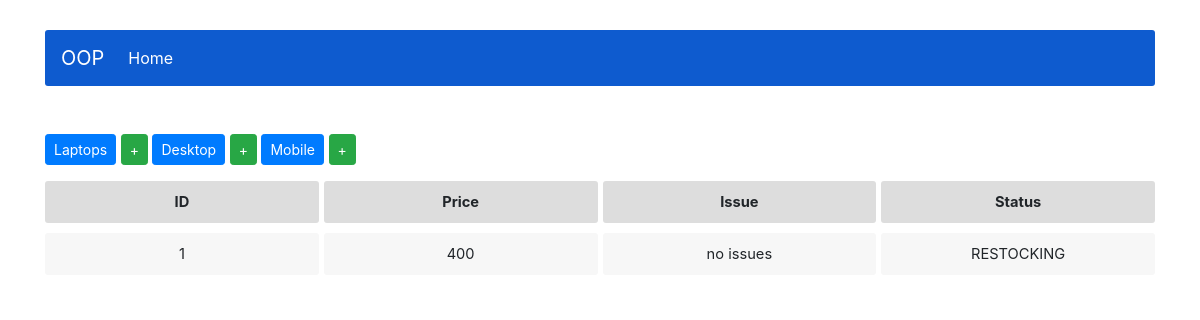
/displayDesktops, run on an earlier commit of the app's database.
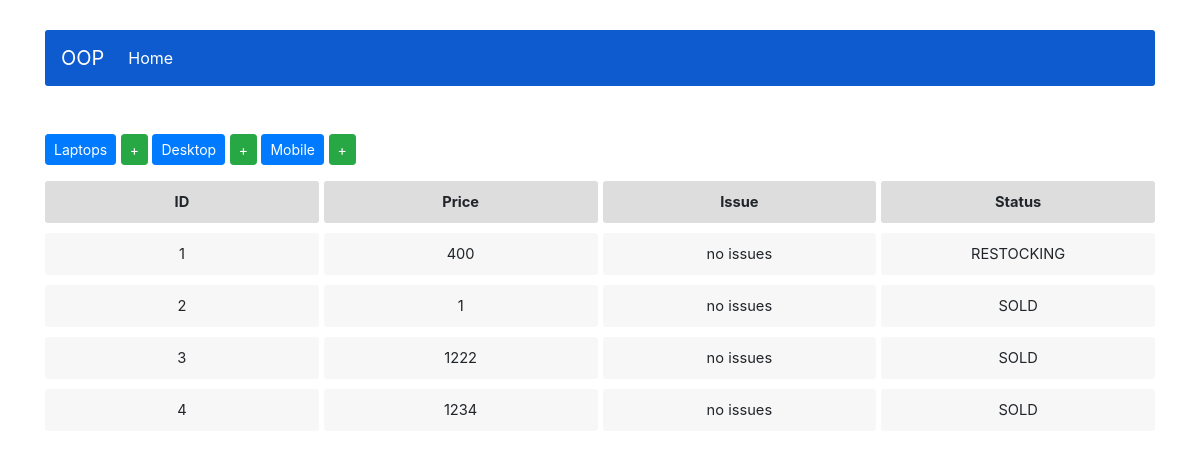
And on a later commit of the database.
### inventory/models.py (models this page shows, shortened)
class Device(models.Model):
    ltype = models.CharField(max_length=100,blank=False)
    price = models.IntegerField()
    choices = (
        ('AVAILABLE','Item is available for purchas'),
        ('SOLD','This item cannot be purchased'),
        ('RESTOCKING','Item is on restocking')
    )
    status = models.CharField(max_length=10,choices=choices,default='SOLD')
    issues = models.CharField(max_length=100,default='no issues')
    class Meta:
        abstract = True

class Desktop(Device):
    pass

### inventory/views.py (the view)
# urls.py: url(r'^displayDesktops$',displayDesktop,name='displayDesktop'),
def displayDesktop(request):
    items = Desktop.objects.all()
    context = {
        'items':items,
    }
    return render(request, 'index.html',context)

### inventory/templates/index.html
{% extends 'base.html' %}
{% block body %}
<div class="button-group mt-5 mb-3">
    <a href="{% url 'displayLaptops' %}" class="btn btn-primary btn-sm" role="button">Laptops</a>
    <a href="{% url 'add_laptop' %}" class="btn btn-success btn-sm" role="button">+</a>
    <a href="{% url 'displayDesktop' %}" class="btn btn-primary btn-sm" role="button">Desktop</a>
    <a href="{% url 'add_desktop' %}" class="btn btn-success btn-sm" role="button">+</a>
    <a href="{% url 'displayMobile' %}" class="btn btn-primary btn-sm" role="button">Mobile</a>
    <a href="{% url 'add_mobile' %}" class="btn btn-success btn-sm" role="button">+</a>
</div>
<ul class="list-title">
    <li>ID</li>
    <li>Price</li>
    <li>Issue</li>
    <li>Status</li>
</ul>
{% for item in items %}
<ul class="list-content ">
    <li>{{ item.pk }}</li>
    <li>{{ item.price }}</li>
    <li>{{ item.issues }}</li>
    <li>{{ item.status }}</li>
</ul>
{% endfor %}
{% endblock %}

### inventory/templates/base.html (shortened to what this page needs)
<html>
<head>
    {% load static %}
    <link rel="stylesheet" type="text/css" href="{% static '/css/bootstrap.min.css'%}" />
    <link rel="stylesheet" type="text/css" href="{% static '/css/style.css'%}" />
</head>
<body>
    <div class="container-data">
        <div class="container">
            <nav class="navbar navbar-expand navbar-dark custom-bg">
                <a class="navbar-brand" href="#">OOP</a>
                <div class="collapse navbar-collapse" id="navbarsExample02">
                    <ul class="navbar-nav mr-auto">
                        <li class="nav-item active">
                            <a class="nav-link" href="#">Home <span class="sr-only">(current)</span></a>
                        </li>
                    </ul>
                </div>
            </nav>
            {% block body %}
            {% endblock %}
        </div>
    </div>
</body>
</html>

### inventory/static/css/style.css (style rules this page uses)
.custom-bg { background-color: rgb(14, 91, 207) !important; border-radius: 3px; }
.container-data { height:100%; padding-top: 30px }
.list-title { display:flex; list-style-type: none; padding:0; margin:0; margin-bottom: 10px; }
.list-title li { width: 100%; text-align: center; font-size: 11pt; font-weight: bold; border-radius: 3px; background-color: rgb(221, 221, 221); padding: 10px }
.list-title li:not(:last-child) { margin-right: 5px; }
.list-content { display:flex; list-style-type: none; padding:0; margin:0; margin-bottom: 10px; }
.list-content li { width: 100%; text-align: center; font-size: 11pt; border-radius: 3px; background-color: rgb(247, 247, 247); padding: 10px }
.list-content li:not(:last-child) { margin-right: 5px; }

What changed in the data, as far as the page shows it:
added Desktop: pk "2", price "1", issues "no issues", status "SOLD"
added Desktop: pk "3", price "1222", issues "no issues", status "SOLD"
added Desktop: pk "4", price "1234", issues "no issues", status "SOLD"
